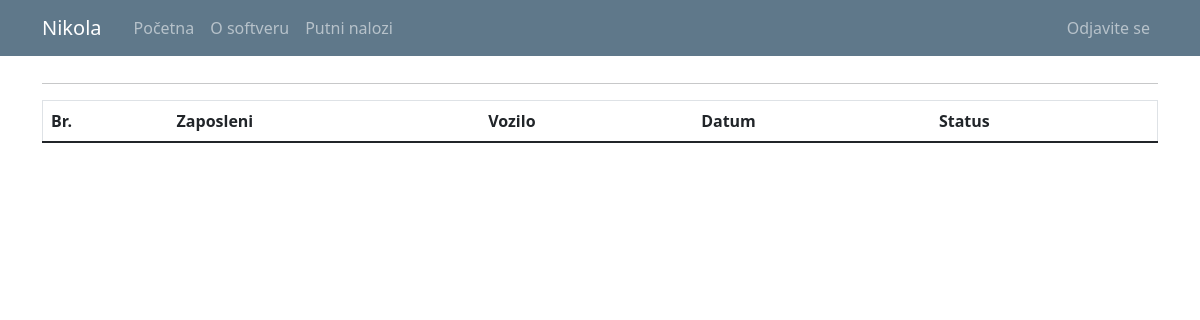
The app's page /travel_warrant_list (signed in), older data.
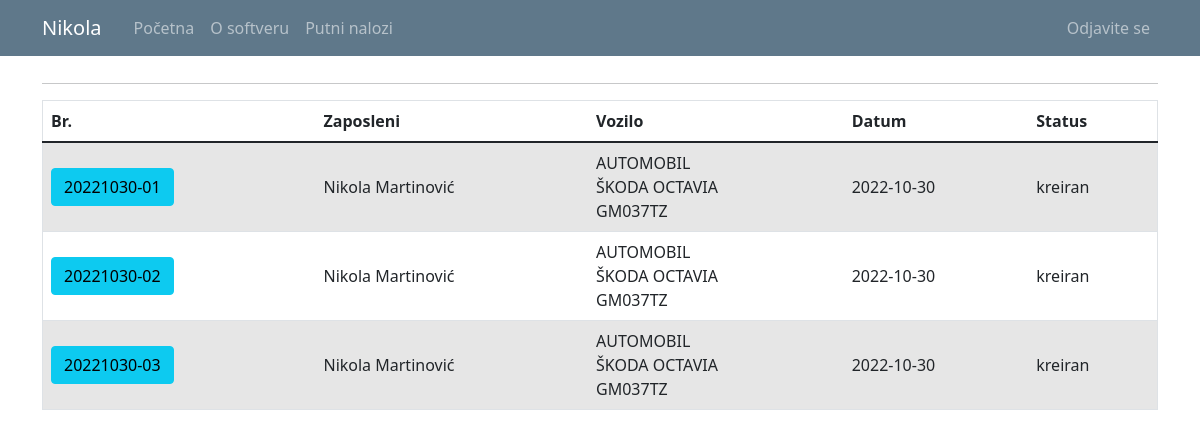
The same page, newer data.
### putninalozi/models.py (models this page shows, shortened)
class User(db.Model, UserMixin):
    id = db.Column(db.Integer, primary_key=True)
    email = db.Column(db.String(120), unique=True, nullable=False)
    password = db.Column(db.String(60), nullable = False)
    name = db.Column(db.String(20), unique=False, nullable=False)
    surname = db.Column(db.String(20), unique=False, nullable=False)
    gender = db.Column(db.String(1)) #(0, "srednji"), (1, "muški"), (2, "ženski")
    workplace = db.Column(db.String(20), unique=False, nullable=False)
    authorization = db.Column(db.String(10), nullable = False) # ovde treba da budu tipovi korisnika: S_admin, C_admin, C_user
    company_id = db.Column(db.Integer, db.ForeignKey('company.id'), nullable=True)
    default_vehicle = db.Column(db.Integer) #kod radnika koji imaju svoj auto, da bude podrazumevana vrednost id tog vozila
    travelwarrants = db.relationship('TravelWarrant', backref='travelwarrant_user', lazy=True)

class TravelWarrant(db.Model):
    travel_warrant_id = db.Column(db.Integer, primary_key=True)
    travel_warrant_number = db.Column(db.String(50), nullable=False)
    user_id = db.Column(db.Integer, db.ForeignKey('user.id'), nullable=False)
    with_task = db.Column(db.String(50), nullable=False)
    company_id = db.Column(db.Integer, db.ForeignKey('company.id'), nullable=False)
    abroad_contry = db.Column(db.String(50), nullable=True)
    relation = db.Column(db.String(150), nullable=False)
    start_datetime = db.Column(db.DateTime, nullable=True)
    end_datetime = db.Column(db.DateTime, nullable=True)
    vehicle_id = db.Column(db.Integer, db.ForeignKey('vehicle.id'), nullable=True)
    together_with = db.Column(db.String(50), nullable=True)
    personal_type = db.Column(db.String(50), nullable=True)
    personal_brand = db.Column(db.String(50), nullable=True)
    personal_registration = db.Column(db.String(12), nullable=True)
    other = db.Column(db.String(50), nullable=True) #avion, bus, taksi...
    advance_payment = db.Column(db.Integer, nullable=True)
    advance_payment_currency = db.Column(db.String(5), nullable=False)
    daily_wage = db.Column(db.Integer, nullable=False)
    daily_wage_currency = db.Column(db.String(5), nullable=False)
    costs_pays = db.Column(db.String(50), nullable=False)
    km_start = db.Column(db.Integer, nullable=True)
    km_end = db.Column(db.Integer, nullable=True)
    status = db.Column(db.String(15), nullable=False)
    file_name = db.Column(db.String(100), nullable=True) #za PDF fajl
    text_form = db.Column(db.String(1000), nullable=True) #za tekst forme iz pdf fajla
    expenses = db.relationship('TravelWarrantExpenses', backref='trawelwarrantexpenses_travelwarrant', lazy=True)

class Vehicle(db.Model):
    id = db.Column(db.Integer, primary_key=True)
    vehicle_type = db.Column(db.String(10), nullable = False)
    vehicle_brand = db.Column(db.String(10), nullable = False)
    vehicle_registration = db.Column(db.String(12), nullable = False)
    company_id = db.Column(db.Integer, db.ForeignKey('company.id'), nullable=False)
    travelwarrants = db.relationship('TravelWarrant', backref='travelwarrant_vehicle', lazy=True)

### putninalozi/travel_warrants/routes.py (the view)
@travel_warrants.route("/travel_warrant_list", methods=['GET', 'POST'])
def travel_warrant_list():
    if not current_user.is_authenticated:
        flash('Da bi ste pristupili ovoj stranici treba da budete ulogovani.', 'danger')
        return redirect(url_for('users.login'))
    warrants = TravelWarrant.query.all()
    form = PreCreateTravelWarrantForm()
    form.user_id.choices = [(0, '----------')] + [(u.id, u.name+ " " + u.surname) for u in db.session.query(User.id,User.name,User.surname).filter_by(company_id=current_user.user_company.id).order_by('name').all()]
    if form.validate_on_submit():
        korisnik_id = form.user_id.data
        datum = form.start_datetime.data
        return redirect(url_for('travel_warrants.register_tw',korisnik_id=korisnik_id, datum=datum))
    return render_template('travel_warrant_list.html', title='Travel Warrants', warrants=warrants, form=form)

### putninalozi/models.py (called while the page is built)
@login_manager.user_loader
def load_user(user_id):
    return User.query.get(int(user_id))

### putninalozi/templates/travel_warrant_list.html (shortened to what this page needs)
{% extends "layout.html" %}
{% block content %}
<hr>
<table id="data" border="1" class="table table-striped">
  {% if current_user.authorization == 's_admin' %}
    <thead>
      <tr id="header">
        <th>Br.</th>
        <th>Kompanija</th>
        <th>Zaposleni</th>
        <th>Vozilo</th>
        <th>Status</th>
      </tr>
    </thead>
    <tbody>
      {% for warrant in warrants %}
        <tr>
          <td class="align-middle"> <a class="mr-2 btn btn-info" href="{{ url_for('travel_warrants.travel_warrant_profile', warrant_id=warrant.travel_warrant_id) }}" role="button" title="Uredi Putni Nalog"> {{ warrant.travel_warrant_number }} </a> </td>
          <td class="align-middle"> {{ warrant.travelwarrant_company.companyname }} </td>
          <td class="align-middle"> {{ warrant.travelwarrant_user.name }} {{ warrant.travelwarrant_user.surname }} </td>
          <td class="align-middle"> {% if warrant.together_with %} Putuje sa: <br> {{warrant.together_with}} {% endif %} {{ warrant.other }} {{ warrant.personal_type }} {{ warrant.travelwarrant_vehicle.vehicle_type }} <br> {{warrant.travelwarrant_vehicle.vehicle_brand}} <br> {{warrant.travelwarrant_vehicle.vehicle_registration}} </td>
          <td class="align-middle"> {{ warrant.status }} </td>
        </tr>
      {% endfor %}
    </tbody>
  {% else %}
    <thead>
      <tr id="header">
        <th>Br.</th>
        <th>Zaposleni</th>
        <th>Vozilo</th>
        <th>Datum</th>
        <th>Status</th>
      </tr>
    </thead>
    <tbody>
      {% for warrant in warrants %}
        {% if current_user.id == warrant.travelwarrant_user.id %}
          <tr>
            <td class="align-middle"> <a class="mr-2 btn btn-info" href="{{ url_for('travel_warrants.travel_warrant_profile', warrant_id=warrant.travel_warrant_id) }}" role="button" title="Uredi Putni Nalog"> {{ warrant.travel_warrant_number }} </a> </td>
            <td class="align-middle"> {{ warrant.travelwarrant_user.name }} {{ warrant.travelwarrant_user.surname}} </td>
            <td class="align-middle"> {{ warrant.travelwarrant_vehicle.vehicle_type }} <br> {{warrant.travelwarrant_vehicle.vehicle_brand}} <br> {{warrant.travelwarrant_vehicle.vehicle_registration}} </td>
            <td class="align-middle"> {{ warrant.start_datetime.date() }} </td>
            <td class="align-middle"> {{ warrant.status }} </td>
          </tr>
        {% endif %}
      {% endfor %}
    </tbody>
  {% endif %}
</table>
{% endblock content%}

### putninalozi/templates/layout.html (shortened to what this page needs)
<!doctype html>
<html lang="en">
  <head>
    <link rel="stylesheet" href="https://cdn.jsdelivr.net/npm/bootstrap@4.3.1/dist/css/bootstrap.min.css">
    <link rel="stylesheet" type="text/css" href="{{ url_for('static', filename='main.css') }}">
    <link href="https://cdn.jsdelivr.net/npm/bootstrap@5.0.1/dist/css/bootstrap.min.css" rel="stylesheet">
    <link rel="stylesheet" type="text/css" href="https://cdn.datatables.net/1.10.25/css/dataTables.bootstrap5.css">
  </head>
  <body>
    <header class="site-header">
      <nav class="navbar navbar-expand-md navbar-dark bg-steel fixed-top">
        <div class="container">
          <a class="navbar-brand mr-4" href="/">{{ current_user.name }}</a>
          <div class="collapse navbar-collapse" id="navbarToggle">
            <div class="navbar-nav mr-auto">
              {% if current_user.is_authenticated %}
                <a class="nav-item nav-link" href="{{ url_for('main.home') }}">Početna</a>
                <a class="nav-item nav-link" href="{{ url_for('main.about') }}">O softveru</a>
                <a class="nav-item nav-link" href="{{ url_for('travel_warrants.travel_warrant_list') }}">Putni nalozi</a>
              {% else %}
                <a class="nav-item nav-link" href="{{ url_for('main.home') }}">Početna</a>
                <a class="nav-item nav-link" href="{{ url_for('main.about') }}">O softveru</a>
              {% endif %}
            </div>
            <div class="navbar-nav">
              {% if current_user.is_authenticated %}
                {% if current_user.authorization == 's_admin' %}
                  <a class="nav-item nav-link" href="{{ url_for('companys.company_list') }}">Kompanija</a>
                  <a class="nav-item nav-link" href="{{ url_for('vehicles.vehicle_list') }}">Vozila</a>
                  <a class="nav-item nav-link" href="{{ url_for('users.user_list') }}">Korisnici</a>
                  <a class="nav-item nav-link" href="{{ url_for('users.logout') }}">Odjavite se</a>
                {% else %}
                  <a class="nav-item nav-link" href="{{ url_for('users.logout') }}">Odjavite se</a>
                {% endif %}
              {% else %}
                <a class="nav-item nav-link" href="{{ url_for('users.login') }}">Prijavljivanje</a>
              {% endif %}
            </div>
          </div>
        </div>
      </nav>
    </header>
    <main role="main" class="container">
      <div class="row">
        <div class="col-md-12">
          {% block content %}{% endblock %}
        </div>
      </div>
    </main>
  </body>
</html>

### putninalozi/static/main.css (style rules this page uses)
body { background: #fafafa; color: #333333; margin-top: 5rem; }
.bg-steel { background-color: #5f788a; }
.site-header .navbar-nav .nav-link { color: #cbd5db; }

Row changes from the older to the newer data that the page shows:
added TravelWarrant: travel_warrant_number "20221030-01", travelwarrant_user.name "Nikola", travelwarrant_user.surname "Martinović", travelwarrant_vehicle.vehicle_type "AUTOMOBIL", travelwarrant_vehicle.vehicle_brand "ŠKODA OCTAVIA", travelwarrant_vehicle.vehicle_registration "GM037TZ", start_datetime "2022-10-30", status "kreiran"
added TravelWarrant: travel_warrant_number "20221030-02", travelwarrant_user.name "Nikola", travelwarrant_user.surname "Martinović", travelwarrant_vehicle.vehicle_type "AUTOMOBIL", travelwarrant_vehicle.vehicle_brand "ŠKODA OCTAVIA", travelwarrant_vehicle.vehicle_registration "GM037TZ", start_datetime "2022-10-30", status "kreiran"
added TravelWarrant: travel_warrant_number "20221030-03", travelwarrant_user.name "Nikola", travelwarrant_user.surname "Martinović", travelwarrant_vehicle.vehicle_type "AUTOMOBIL", travelwarrant_vehicle.vehicle_brand "ŠKODA OCTAVIA", travelwarrant_vehicle.vehicle_registration "GM037TZ", start_datetime "2022-10-30", status "kreiran"
